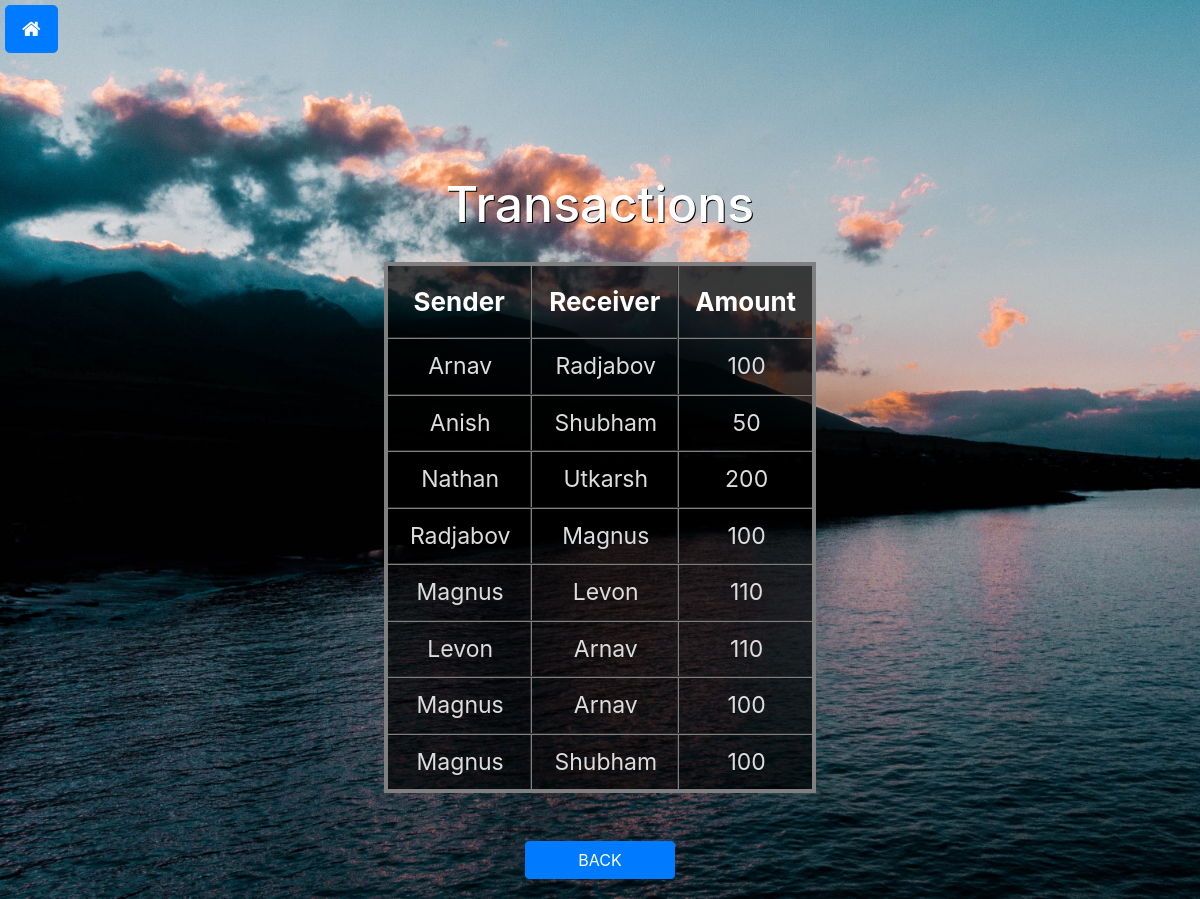
/transaction.php, run on the app's committed database.
### tables this page shows
CREATE TABLE `mini_statement` (
  `sno` int(4) NOT NULL,
  `sender` varchar(50) NOT NULL,
  `receiver` varchar(50) NOT NULL,
  `amount` int(100) NOT NULL
);

### transaction.php (the view, shortened to what this page needs)
<?php
$con=mysqli_connect('localhost','root','','banking_system');
$q="select *from mini_statement";
$result=mysqli_query($con,$q);
?>
<!DOCTYPE html>
<html>
	<head>
		<link rel="stylesheet" href="https://cdnjs.cloudflare.com/ajax/libs/font-awesome/4.7.0/css/font-awesome.min.css">
		 <link rel="stylesheet" href="https://cdn.jsdelivr.net/npm/bootstrap@4.5.3/dist/css/bootstrap.min.css">
	</head>
	<body>
		<ul class="nav-ul">
	<a href="index.php">
		<li class="nav-li"><button class="btn btn-primary btn-lg"><i class="fa fa-home"></i></button></li>
	</a>
	</ul><br><br><br><br><br><br>
	<div class="container">
		<h2>Transactions</h2>
	</div>
		<table class="flat-table-1">
			<tr>
				<th>Sender</th>
				<th>Receiver</th>
				<th>Amount</th>
			</tr>
			<tr>
			<?php while($row = $result->fetch_assoc()) { ?>
			<tr>
				<td><?php echo $row["sender"]; ?></td>
				<td><?php echo $row["receiver"]; ?></td>
				<td><?php echo $row["amount"]; ?></td>
			</tr>
			<?php } ?>
		</table>
		<br>
		<br>
		<form action="index.php" method="post">
			<div class="buttons">
				<button class="btn btn-primary" type="submit" name="name" style="width:150px; margin-bottom:20px;">BACK</button>
			</div>
		</form>
	</body>
</html>

### transaction.php (style rules this page uses)
.nav-ul { list-style-type: none; margin: 0; padding: 5px; verflow: hidden; }
.nav-li { float:left; }
body { background-image:url("images/scenary.jpg"); background-size:cover; }
table { text-align:center; margin-left: auto; margin-right: auto; border:4px solid gray; border-collapse:collapse; background-color: rgba(0, 0, 0, 0.7); }
th { color:#fff; font-size:26px; padding:16px; }
td { font-size:23px; color:#ddd ; padding: 10px 20px 10px 22px; }
tr { transition: background 0.3s, box-shadow 0.3s; }
th,td { border-collapse:collapse; border:2px groove gray; }
h2 { padding:20px; font-size:50px; color:#fff; text-shadow: 1px 1px black; text-align:center; }
.buttons { right:42%; text-align:center; }

### data on the page
mini_statement: sender "Arnav", receiver "Radjabov", amount "100"
mini_statement: sender "Anish", receiver "Shubham", amount "50"
mini_statement: sender "Nathan", receiver "Utkarsh", amount "200"
mini_statement: sender "Radjabov", receiver "Magnus", amount "100"
mini_statement: sender "Magnus", receiver "Levon", amount "110"
mini_statement: sender "Levon", receiver "Arnav", amount "110"
mini_statement: sender "Magnus", receiver "Arnav", amount "100"
mini_statement: sender "Magnus", receiver "Shubham", amount "100"
